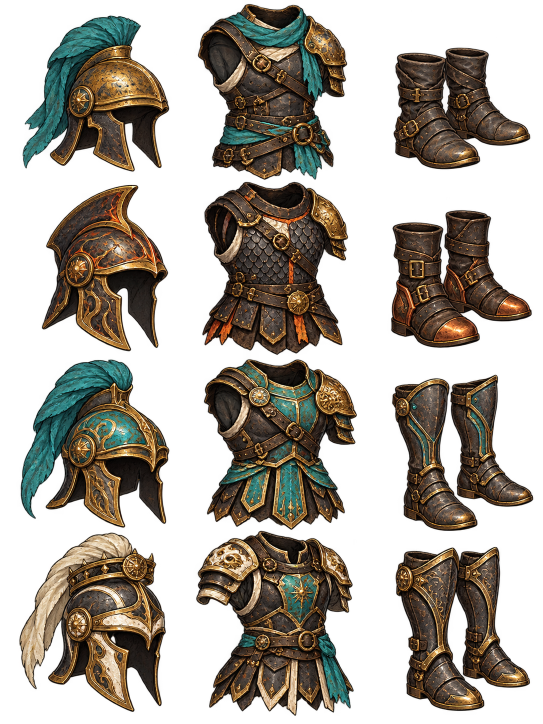
#> input picture docs/art-review/hero_combat_rig/hero_equipment_layers_master.png, 1086 x 1448 px (shown at 1/2 size)
$ python prepare_runtime_assets.py
#> lines starting #> are read from the running program, lines starting #| are printed output that depends on the picture; after the words box and inside, x2 and y2 are one past the last pixel; in counts of white or black regions, pixels touching at a corner belong together
"""Build compact, alpha-clean runtime atlases from the authored PNG masters."""

from pathlib import Path

from PIL import Image, ImageFilter


ROOT = Path(__file__).parent
ALPHA_CUTOFF = 12
FOREGROUND_CUTOFF = 160
MATTE_GROW_PIXELS = 9


def clean_alpha(image: Image.Image, columns: int, rows: int) -> Image.Image:
#> called with columns = 3, rows = 4
    image = image.convert("RGBA")
#> image is the input picture: PIL image 1086x1448 RGBA; mean R, G, B, A 40.9, 34.4, 24.9, 119.4
    source_alpha = image.getchannel("A")
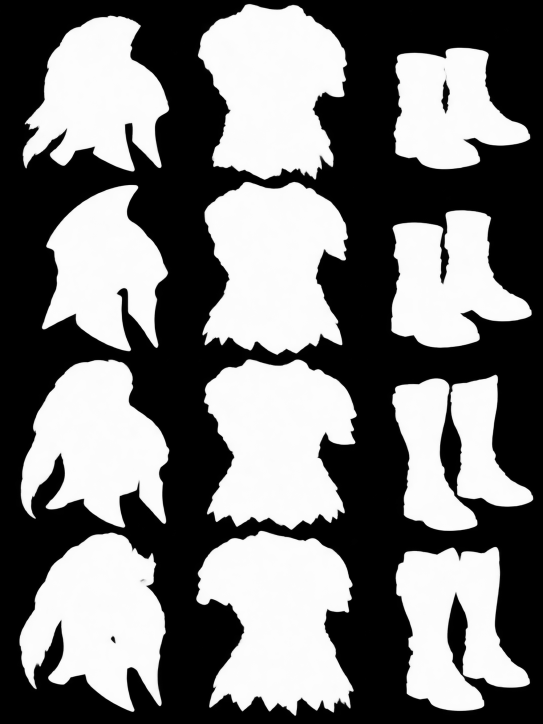
#> source_alpha: PIL image 1086x1448 L (shown at 1/2 size); min 0, max 255, mean 119.4
    cleaned = Image.new("L", image.size, 0)
#> cleaned: PIL image 1086x1448 L; every value is 0
    cell_w = image.width // columns
#> cell_w = 362
    cell_h = image.height // rows
#> cell_h = 362
    grow_size = MATTE_GROW_PIXELS * 2 + 1
    for row in range(rows):
        for column in range(columns):
            box = (column * cell_w, row * cell_h, (column + 1) * cell_w, (row + 1) * cell_h)
            alpha = source_alpha.crop(box)
            core = alpha.point(lambda value: 255 if value >= FOREGROUND_CUTOFF else 0)
            matte = core.filter(ImageFilter.MaxFilter(grow_size))
            retained = Image.composite(alpha, Image.new("L", alpha.size, 0), matte)
            retained = retained.point(lambda value: 0 if value < ALPHA_CUTOFF else value)
            cleaned.paste(retained, (box[0], box[1]))
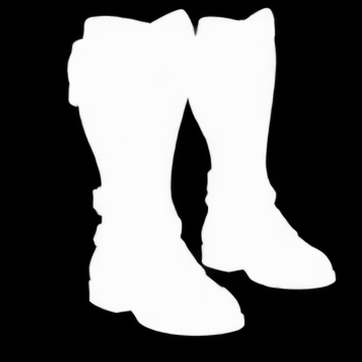
#> alpha: PIL image 362x362 L; min 0, max 255, mean 104.6
    image.putalpha(cleaned)
    return image


def main() -> None:
    gear = clean_alpha(Image.open(ROOT / "hero_equipment_layers_master.png"), 3, 4)
    gear.save(ROOT / "hero_equipment_layers.png", optimize=True)

    # Keep the face as a standalone layer so all eight existing hairstyles can replace it.
    face = Image.open(ROOT / "hero_head_base_master.png").convert("RGBA")
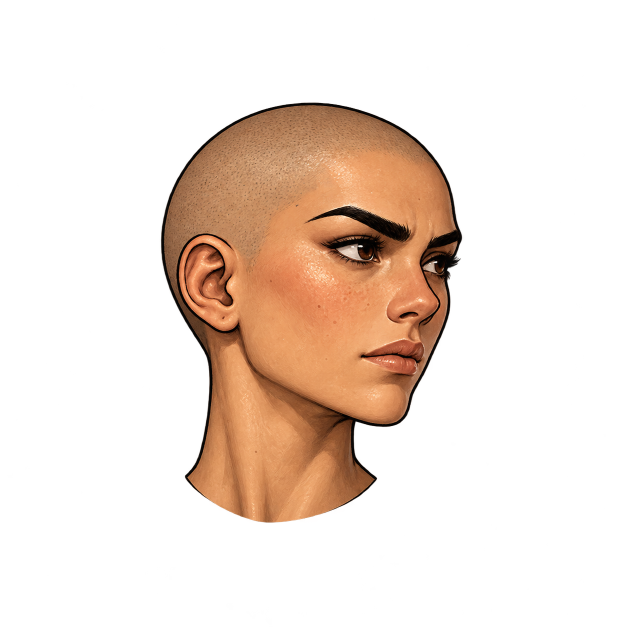
#> input picture docs/art-review/hero_combat_rig/hero_head_base_master.png, 1254 x 1254 px (shown at 1/2 size)
#> face is the input picture: PIL image 1254x1254 RGBA; mean R, G, B, A 44.8, 29.6, 19.3, 59.6
    face_alpha = face.getchannel("A")
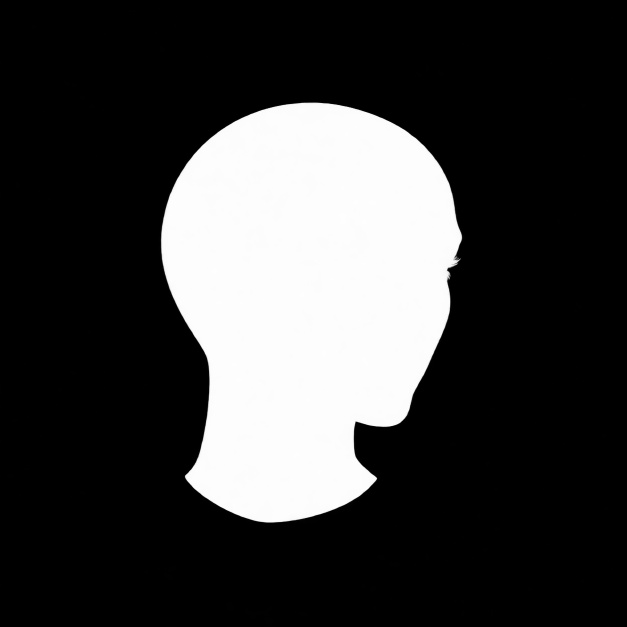
#> face_alpha: PIL image 1254x1254 L (shown at 1/2 size); min 0, max 255, mean 59.6
    face_core = face_alpha.point(lambda value: 255 if value >= FOREGROUND_CUTOFF else 0)
#> face_core: PIL image 1254x1254 L; 23.5% white; 1 white region, box (x1, y1, x2, y2) and area: (323, 206, 924, 1045) 370176
    face_matte = face_core.filter(ImageFilter.MaxFilter(31))
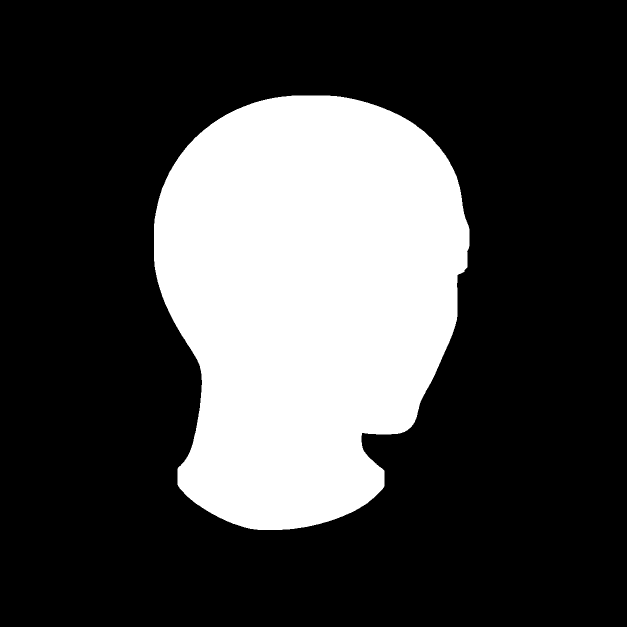
#> face_matte: PIL image 1254x1254 L (shown at 1/2 size); 26.6% white; 1 white region, box (x1, y1, x2, y2) and area: (308, 191, 939, 1060) 417713
    face_alpha = Image.composite(face_alpha, Image.new("L", face_alpha.size, 0), face_matte)
    face.putalpha(face_alpha.point(lambda value: 0 if value < ALPHA_CUTOFF else value))
    bounds = face.getchannel("A").getbbox()
#> bounds = (321, 204, 925, 1046)
    if bounds is None:
        raise ValueError("Head base has no visible pixels")
    face = face.crop(bounds)
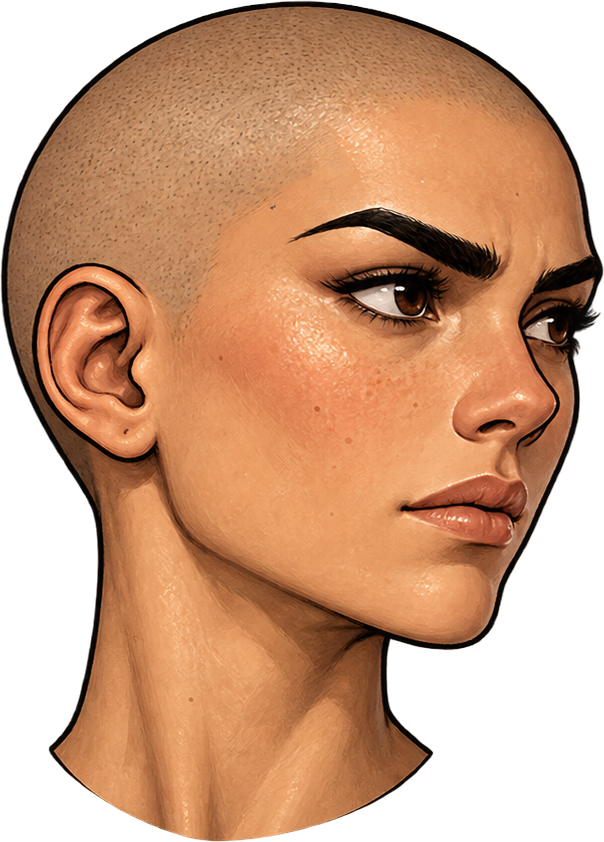
#> face: PIL image 604x842 RGBA; mean R, G, B, A 138.4, 91.4, 59.8, 184.2; transparent parts drawn white
    face.thumbnail((416, 460), Image.Resampling.LANCZOS)
#> face: PIL image 330x460 RGBA
    head = Image.new("RGBA", (512, 512), (0, 0, 0, 0))
#> head: PIL image 512x512 RGBA; every value is 0
    head.alpha_composite(face, ((512 - face.width) // 2, 512 - face.height - 20))
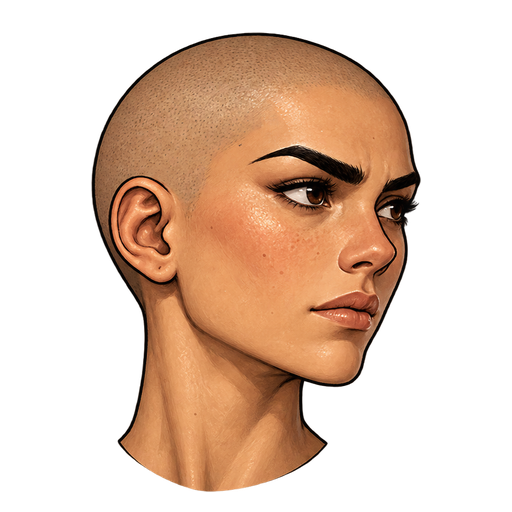
#> head: PIL image 512x512 RGBA; mean R, G, B, A 79.4, 52.7, 34.3, 106.7; transparent parts drawn white
    head.save(ROOT / "hero_head_base.png", optimize=True)

    # This mask is only for the standalone head source; battle body masks need redrawn layers.
    mask = Image.new("RGBA", head.size, (255, 255, 255, 0))
    source = head.load()
    out = mask.load()
    for y in range(head.height):
        for x in range(head.width):
            r, g, b, a = source[x, y]
            if a >= 72 and r > g * 1.12 and g > b * 1.16 and r - g < 112:
                out[x, y] = (255, 255, 255, a)
    mask.save(ROOT / "hero_head_skin_mask.png", optimize=True)


if __name__ == "__main__":
    main()
